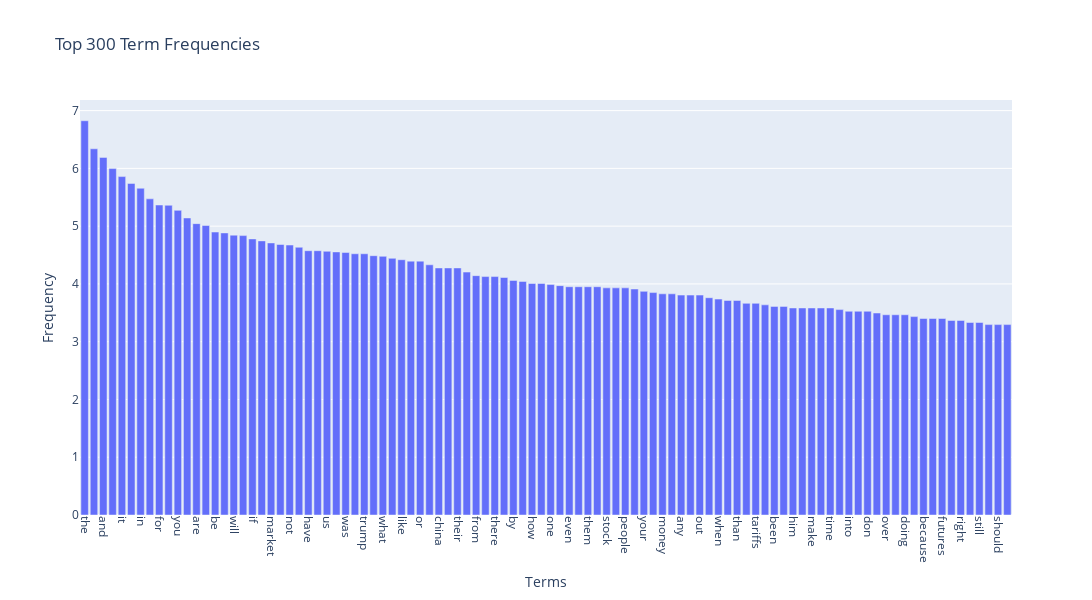

Notebook cell for this chart:
### Code cell
#Exercise 15
term_frequencies_log = [math.log(i) for i in term_frequencies]
#Selecting top 100 frequencies
N = 100
top_indices_log = np.argsort(term_frequencies_log)[::-1][:N]   
term_frequencies_log_temp = np.array(term_frequencies_log)
# Create interactive bar plot
fig = px.bar(
    x=count_vect.get_feature_names_out()[top_indices_log],
    y=term_frequencies_log_temp[top_indices_log],
    labels={'x': 'Terms', 'y': 'Frequency'},
    title="Top 300 Term Frequencies",
)

# Rotate x-axis labels for readability
fig.update_layout(
    xaxis=dict(tickangle=90),
    width=1200,  # make wide
    height=600
)

### Figure 1 — Plotly figure (JSON) as saved in the notebook; plotly's stock layout.template omitted (floating-point values rounded to 4 significant figures)
{"data": [{"hovertemplate": "Terms=%{x}<br>Frequency=%{y}<extra></extra>", "legendgroup": "", "marker": {"color": "#636efa", "pattern": {"shape": ""}}, "name": "", "orientation": "v", "showlegend": false, "textposition": "auto", "type": "bar", "x": ["the", "to", "and", "is", "it", "of", "in", "that", "for", "this", "you", "on", "are", "they", "be", "he", "will", "with", "if", "as", "market", "but", "not", "so", "have", "all", "us", "just", "was", "at", "trump", "my", "what", "can", "like", "we", "or", "has", "china", "about", "their", "more", "from", "now", "there", "no", "by", "re", "how", "up", "one", "do", "even", "some", "them", "think", "stock", "his", "people", "going", "your", "an", "money", "good", "any", "would", "out", "see", "when", "who", "than", "only", "tariffs", "why", "been", "get", "him", "other", "make", "price", "time", "want", "into", "me", "don", "then", "over", "down", "doing", "could", "because", "silver", "futures", "company", "right", "x200b", "still", "after", "should", "years"], "xaxis": "x", "y": [6.824, 6.339, 6.19, 5.996, 5.858, 5.74, 5.656, 5.472, 5.366, 5.361, 5.273, 5.142, 5.043, 5.011, 4.898, 4.883, 4.844, 4.836, 4.779, 4.745, 4.71, 4.682, 4.673, 4.635, 4.575, 4.575, 4.564, 4.554, 4.543, 4.522, 4.522, 4.489, 4.477, 4.443, 4.419, 4.394, 4.394, 4.331, 4.277, 4.277, 4.277, 4.205, 4.143, 4.127, 4.127, 4.111, 4.06, 4.043, 4.007, 4.007, 3.989, 3.97, 3.951, 3.951, 3.951, 3.951, 3.932, 3.932, 3.932, 3.912, 3.871, 3.85, 3.829, 3.829, 3.807, 3.807, 3.807, 3.761, 3.738, 3.714, 3.714, 3.664, 3.664, 3.638, 3.611, 3.611, 3.584, 3.584, 3.584, 3.584, 3.584, 3.555, 3.526, 3.526, 3.526, 3.497, 3.466, 3.466, 3.466, 3.434, 3.401, 3.401, 3.401, 3.367, 3.367, 3.332, 3.332, 3.296, 3.296, 3.296], "yaxis": "y"}], "layout": {"barmode": "relative", "height": 600, "legend": {"tracegroupgap": 0}, "title": {"text": "Top 300 Term Frequencies"}, "width": 1200, "xaxis": {"anchor": "y", "domain": [0, 1], "tickangle": 90, "title": {"text": "Terms"}}, "yaxis": {"anchor": "x", "domain": [0, 1], "title": {"text": "Frequency"}}}}
